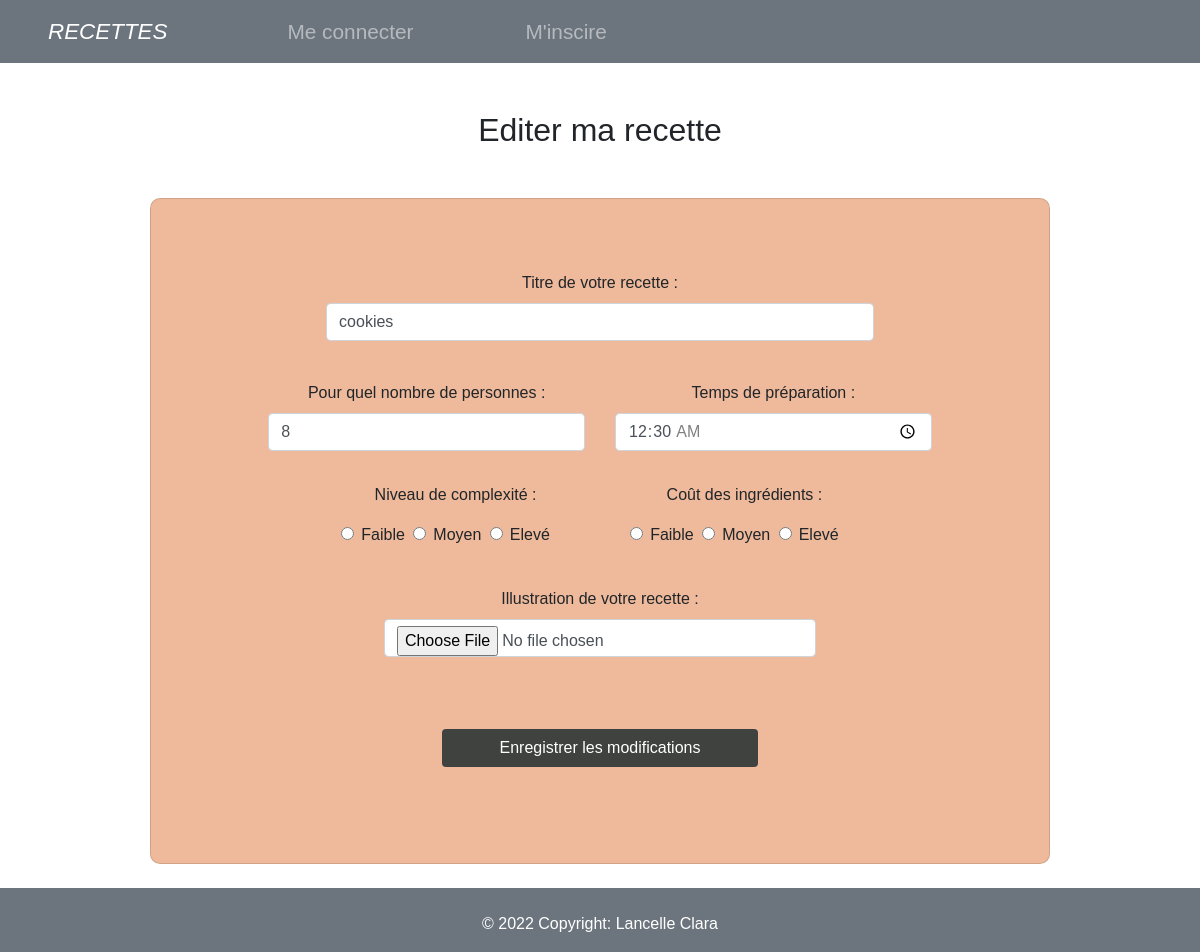
The page /edit_recipes.php?edit_btn=54 on the database its author committed.
### tables this page shows
CREATE TABLE IF NOT EXISTS `picture` (
  `picture_id` int(11) NOT NULL AUTO_INCREMENT,
  `recipe_id` int(11) NOT NULL,
  `name` varchar(255) NOT NULL,
  PRIMARY KEY (`picture_id`),
  UNIQUE KEY `link` (`name`),
  KEY `recipe_id` (`recipe_id`)
);

CREATE TABLE IF NOT EXISTS `recipe` (
  `recipe_id` int(11) NOT NULL AUTO_INCREMENT,
  `recipe_title` varchar(100) NOT NULL,
  `guest_number` int(11) NOT NULL,
  `setup_time` time NOT NULL,
  `level` varchar(50) NOT NULL,
  `price` varchar(50) NOT NULL,
  `author_id` int(11) NOT NULL,
  PRIMARY KEY (`recipe_id`),
  KEY `author_id` (`author_id`)
);

### includes/function_edit_recipes.php (called while the page is built, shortened)
<?php
function getData($id){
    try {
        $dbco = getConnexion();
        $sql = $dbco->prepare("
            SELECT COUNT(recipe_id) AS count
            FROM recipe
            WHERE recipe_id = :recipe_id");
        $sql -> bindParam(':recipe_id', $id);
        $sql->execute();
        $recipe_nb = $sql->fetch();
        if($recipe_nb['count'] == 0) {
            $error['empty'] = 'Recette introuvable';
        } else {
            $sth = $dbco->prepare("
                SELECT picture.name, recipe.*
                FROM picture
                INNER JOIN recipe
                ON picture.recipe_id = recipe.recipe_id
                && recipe.recipe_id = :recipe_id");
            $sth -> bindParam(':recipe_id', $id);
            $sth->execute();
            $recipe = $sth->fetchAll();
        }
    }catch(PDOException $e){
        $error['e'] = $e->getMessage();
    }
    return $recipe;
}
?>

### edit_recipes.php (the view, shortened to what this page needs)
<!DOCTYPE html>
<html lang="en">
<head>
  <link
  rel="stylesheet"
  href="https://stackpath.bootstrapcdn.com/bootstrap/4.4.1/css/bootstrap.min.css"
  >
  <link rel="stylesheet" href="http://localhost/TD_RECIPES/includes/style/nav_foot.css">
  <link rel="stylesheet" href="http://localhost/TD_RECIPES/includes/style/s_edit_recipes.css">
</head>
<body>
<header>
        <?php include "includes/navbar.php" ?>
    </header>
    <div class="container justify-content-center mb-4">
        <h2 class="text-center py-lg-5 py-3 m-0">Editer ma recette</h2>
        <?php
            include "includes/function_edit_recipes.php";
            if(!isset($_GET['edit_btn'])){ echo '<h3 class="error"> une erreur s\'est produite </h3>';
            }else{
                $recipe_id = $_GET['edit_btn'];
                $recipe_data = getData($recipe_id);
                foreach($recipe_data as $data){
        ?>
            <div class="row col-12 justify-items-center m-auto">
                <div class="card col-12 col-lg-10 mb-3 m-auto">
                <form action="#" name='form' method="post" class="col-10 text-center m-auto py-lg-5 py-2" enctype="multipart/form-data">
                    <div class="col-10 justify-self-center m-auto py-4">
                        <label for="title" class="form-label">Titre de votre recette :</label>
                        <input type="text" id="title" class="form-control" name="title"
                        <?php
                            if(!empty($data['recipe_title'])&& empty($_POST['title'])){
                                    echo 'value="'.$data['recipe_title'].'"';
                                }
                                if(!empty($_POST['title'])){
                                    echo 'value="'.$_POST['title'].'"';
                        } ?>>
                    </div>
                    <div class="row m-auto justify-content-center">
                        <div class="col-10 col-lg-6 justify-self-center py-3">
                            <label for="guest" class="form-label">Pour quel nombre de personnes : </label>
                            <input type="number" id="guest" class="form-control" name="guest"
                            <?php
                                if(!empty($data['guest_number'])&& empty($_POST['guest'])){
                                        echo 'value="'.$data['guest_number'].'"';
                                    }
                                    if(!empty($_POST['guest'])){
                                        echo 'value="'.$_POST['guest'].'"';
                            } ?>>
                        </div>
                        <div class="col-10 col-lg-6 justify-self-center py-3">
                            <label for="time" class="form-label">Temps de préparation : </label>
                            <input type="time" id="time" class="form-control" name="time" min="00:01" max="05:00"
                            <?php
                                if(!empty($data['setup_time'])&& empty($_POST['time'])){
                                        echo 'value="'.$data['setup_time'].'"';
                                    }
                                    if(!empty($_POST['time'])){
                                        echo 'value="'.$_POST['time'].'"';
                            } ?>>
                        </div>
                    </div>
                    <div class="row justify-content-center m-auto">
                        <div class="col-8 col-lg-5 justify-self-center py-3 text-center">
                            <p>Niveau de complexité :</p>
                                <input type="radio" class="form-check-input" id="weak"
                                name="level" value="faible">
                                <label for="weak" class="form-check-label pr-4">Faible</label>
                                <input type="radio" class="form-check-input" id="medium"
                                name="level" value="moyen">
                                <label for="medium" class="form-check-label pr-4">Moyen</label>
                                <input type="radio" class="form-check-input" id="strong"
                                name="level" value="élevé">
                                <label for="strong" class="form-check-label">Elevé</label>
                        </div>
                        <div class="col-8 col-lg-5 justify-items-center py-3 text-center">
                            <p > Coût des ingrédients :</p>
                                <input class="form-check-input" type="radio"  id="faible"
                                name="price" value="faible">
                                <label for="faible" class="form-check-label pr-4">Faible</label>
                                <input type="radio" class="form-check-input" id="moyen"
                                name="price" value="moyen">
                                <label for="moyen" class="form-check-label pr-4">Moyen</label>
                                <input type="radio" class="form-check-input" id="eleve"
                                name="price" value="élevé">
                                <label for="eleve" class="form-check-label">Elevé</label>
                        </div>
                    </div>
                    <div class="col-8 col-lg-8 justify-self-center m-auto py-4">
                        <label for="picture" class="form-label" >Illustration de votre recette :</label>
                        <input type="file" id="picture" class="form-control" name="picture" accept="image/png, image/jpg, image/jpeg, image/webp">
                    </div>
                    <div class="col-6 m-auto py-lg-5 py-3 justify-content-center">
                        <button type="submit" class="btn justify-self-center w-100"> Enregistrer les modifications</button>
                    </div>
                </form>
            </div>
        </div>
        <?php
        }
    }
?>
</div>
<?php include "includes/footer.php" ?>
</body>
</html>

### includes/style/s_edit_recipes.css (style rules this page uses)
body { margin:0px; font-family: arial; }
.card { background-color: rgba(236, 177, 142, 0.884); border-radius:10px; }
button.btn { background-color: rgb(63, 66, 62); color:white; }

### rows shown on the page
picture: title "cookies", guest "8", time "00:30:00"
